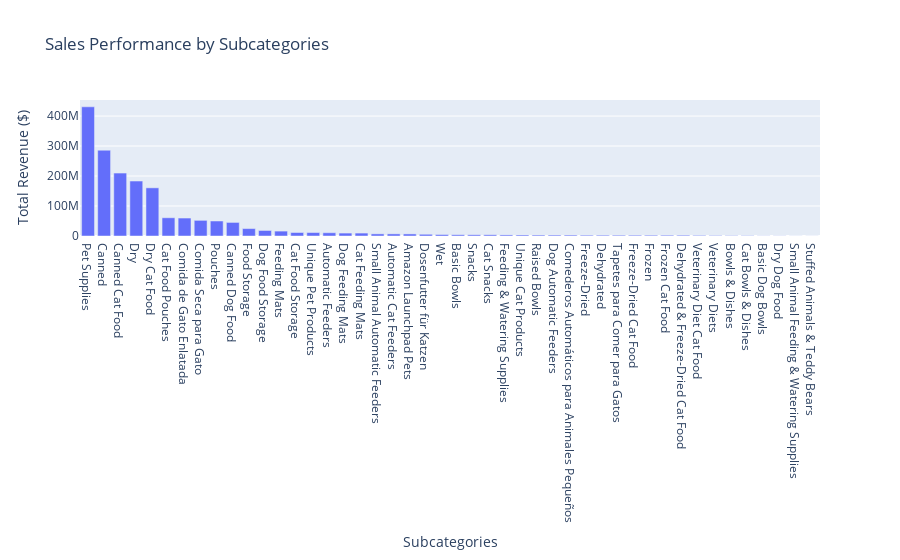

Here is the notebook cell this chart was saved with:
### Markdown cell above
Sales performance of categories within the pet food segment

### Code cell
import pandas as pd
import plotly.express as px

# Load the data from the 'Segment Products' sheet
products_data = pd.read_excel('Customer_Success_Engineer_-_Project_Data.xlsx', sheet_name='Segment Products', header=1)

# Assuming there's a column 'Subcategories' that lists categories associated with each product,
# and we're interested in the 'Revenue' column as well.

# We may need to process the 'Subcategories' data if it's not in a simple categorical format.

# For demonstration, let's assume 'Subcategories' are separated by commas and we flatten this into a list.
# We then explode the dataframe to have a separate row for each subcategory of each product.
products_data['Subcategories'] = products_data['Subcategories'].str.split(', ')
products_data_exploded = products_data.explode('Subcategories')

# Now we group by 'Subcategories' and sum up the 'Revenue'
category_performance = products_data_exploded.groupby('Subcategories')['Revenue'].sum().reset_index()

# Sort the categories by revenue in descending order
category_performance.sort_values('Revenue', ascending=False, inplace=True)

# Create a bar chart or a treemap to visualize sales performance by subcategory
fig = px.bar(category_performance, x='Subcategories', y='Revenue', title='Sales Performance by Subcategories')
# Or use a treemap:
# fig = px.treemap(category_performance, path=['Subcategories'], values='Revenue', title='Sales Performance by Subcategories')

# Improve layout of the plot
fig.update_layout(xaxis_title='Subcategories', yaxis_title='Total Revenue ($)', xaxis={'categoryorder':'total descending'})

# Show the figure
fig.show()

### Figure 1 — Plotly figure (JSON) as saved in the notebook; plotly's stock layout.template omitted (floating-point values rounded to 4 significant figures)
{"data": [{"alignmentgroup": "True", "hovertemplate": "Subcategories=%{x}<br>Revenue=%{y}<extra></extra>", "legendgroup": "", "marker": {"color": "#636efa", "pattern": {"shape": ""}}, "name": "", "offsetgroup": "", "orientation": "v", "showlegend": false, "textposition": "auto", "type": "bar", "x": ["Pet Supplies", "Canned", "Canned Cat Food", "Dry", "Dry Cat Food", "Cat Food Pouches", "Comida de Gato Enlatada", "Comida Seca para Gato", "Pouches", "Canned Dog Food", "Food Storage", "Dog Food Storage", "Feeding Mats", "Cat Food Storage", "Unique Pet Products", "Automatic Feeders", "Dog Feeding Mats", "Cat Feeding Mats", "Small Animal Automatic Feeders", "Automatic Cat Feeders", "Amazon Launchpad Pets", "Dosenfutter für Katzen", "Wet", "Basic Bowls", "Snacks", "Cat Snacks", "Feeding & Watering Supplies", "Unique Cat Products", "Raised Bowls", "Dog Automatic Feeders", "Comederos Automáticos para Animales Pequeños", "Freeze-Dried", "Dehydrated", "Tapetes para Comer para Gatos", "Freeze-Dried Cat Food", "Frozen", "Frozen Cat Food", "Dehydrated & Freeze-Dried Cat Food", "Veterinary Diet Cat Food", "Veterinary Diets", "Bowls & Dishes", "Cat Bowls & Dishes", "Basic Dog Bowls", "Dry Dog Food", "Small Animal Feeding & Watering Supplies", "Stuffed Animals & Teddy Bears"], "xaxis": "x", "y": [430800000.0, 286100000.0, 209900000.0, 183300000.0, 160600000.0, 60800000.0, 59900000.0, 52180000.0, 50010000.0, 45240000.0, 24690000.0, 18420000.0, 16330000.0, 11680000.0, 11460000.0, 10880000.0, 9726000.0, 9726000.0, 7068000.0, 7057000.0, 6910000.0, 5741000.0, 4904000.0, 4208000.0, 4057000.0, 4057000.0, 3563000.0, 3374000.0, 3090000.0, 3065000.0, 3065000.0, 2651000.0, 2651000.0, 2604000.0, 2558000.0, 2558000.0, 2558000.0, 2558000.0, 1986000.0, 1618000.0, 1119000.0, 1025000.0, 426900.0, 422700.0, 187400.0, 123600.0], "yaxis": "y"}], "layout": {"barmode": "relative", "legend": {"tracegroupgap": 0}, "title": {"text": "Sales Performance by Subcategories"}, "xaxis": {"anchor": "y", "categoryorder": "total descending", "domain": [0, 1], "title": {"text": "Subcategories"}}, "yaxis": {"anchor": "x", "domain": [0, 1], "title": {"text": "Total Revenue ($)"}}}}
